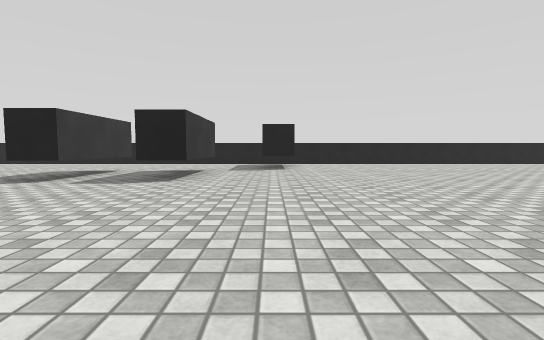
view 1 (above)

21 first-person views from a walk through a scene from a Unity 3-D project. The camera is 0.62 m above the floor, tilts 4° down and sees 85° across. The floor is counted in squares, 1 m on a side. Each view is taken from the middle of a square. On the plan, view 1 faces up. The plan holds only what a view shows up to about 9 squares ahead; the rest is blank. The place goes on beyond the plan. The player character is not drawn. Surface patterns are stand-ins for the level's own textures.

view 2
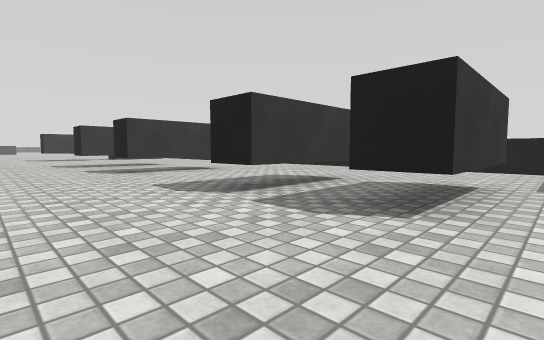

view 3
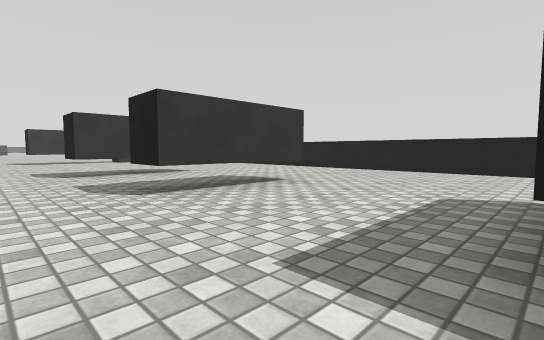

view 4
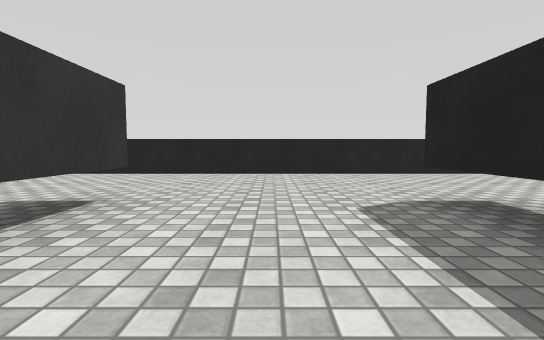

view 5
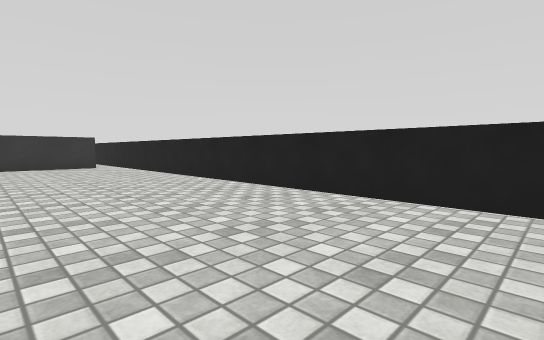

view 6
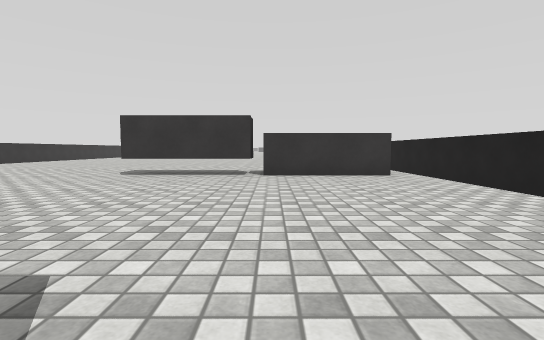

view 7
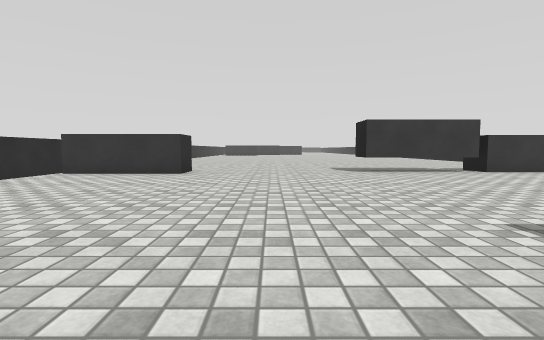

view 8
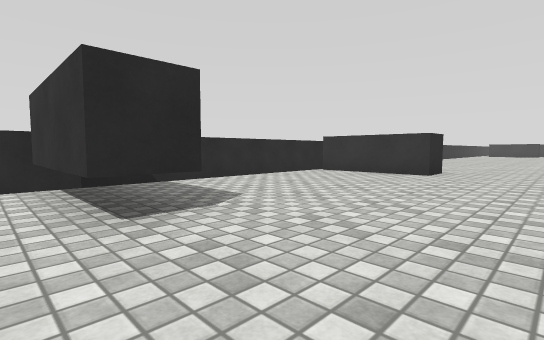

view 9
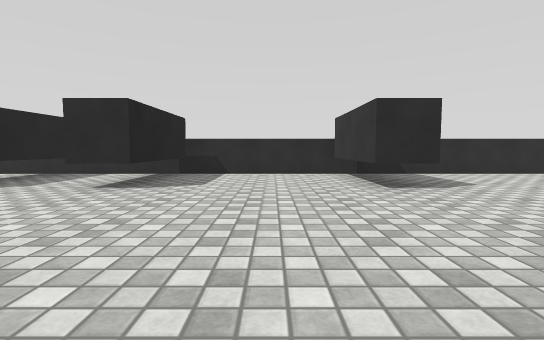

view 10
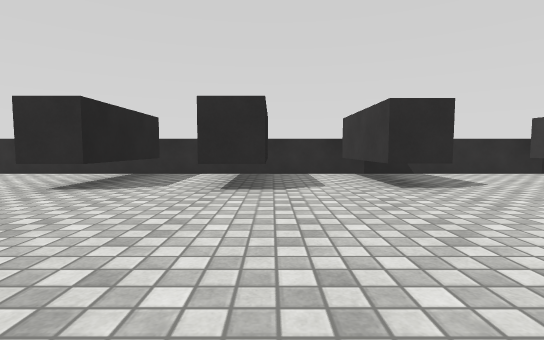

view 11
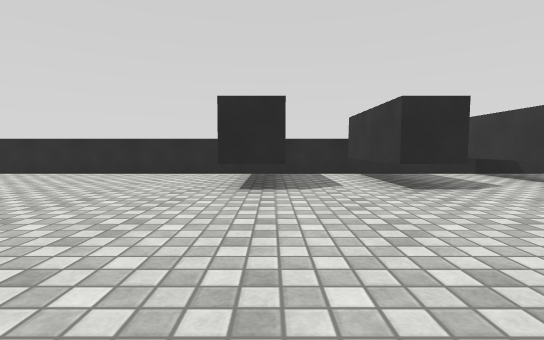

view 12
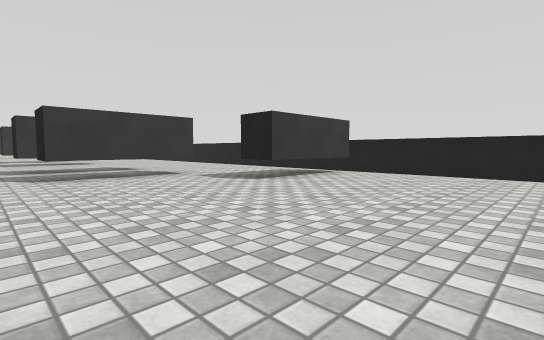

view 13
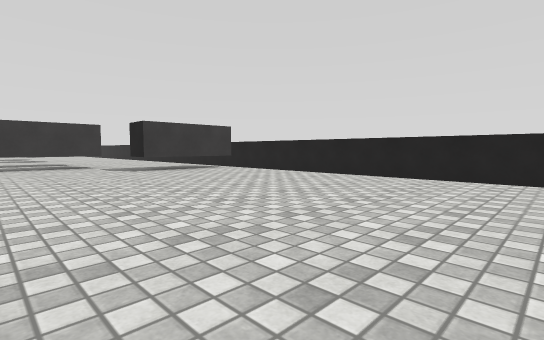

view 14
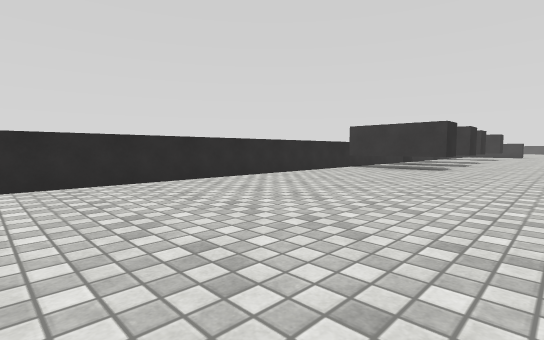

view 15
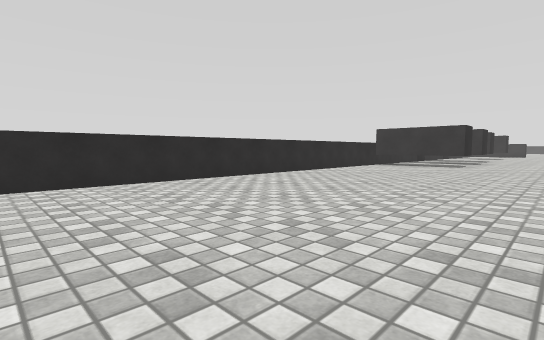

view 16
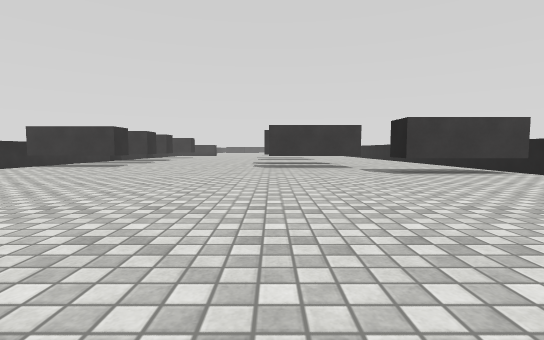

view 17
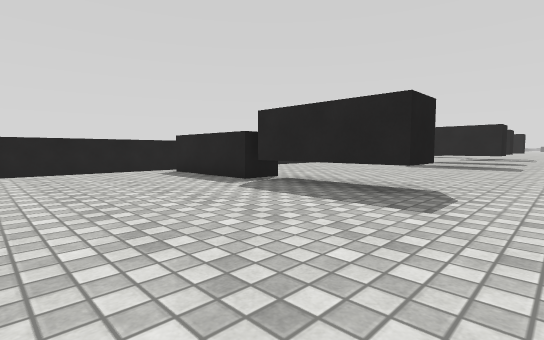

view 18
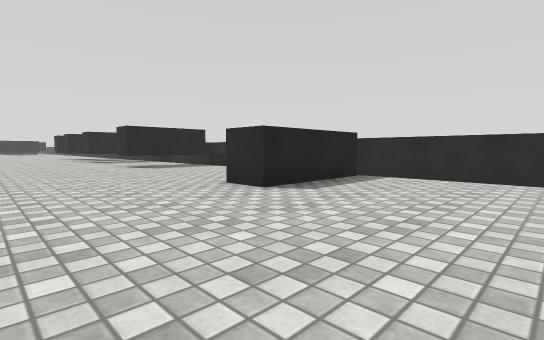

view 19
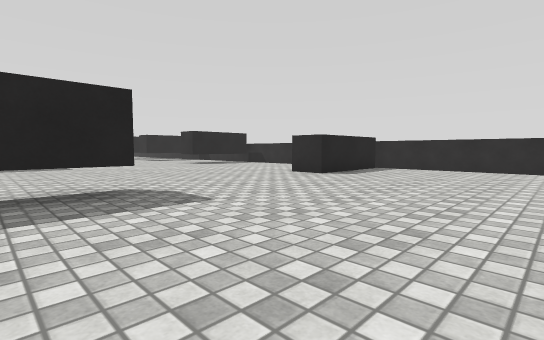

view 20
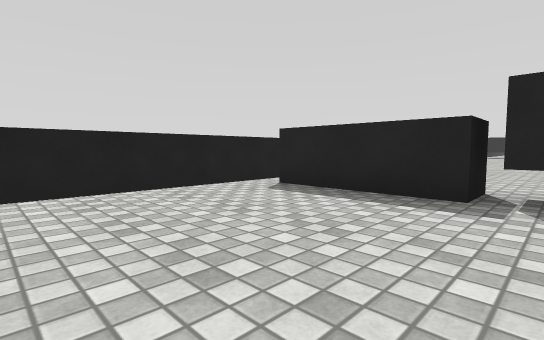

view 21
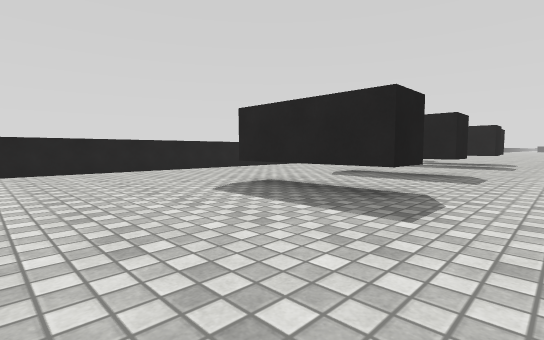

### Floor plan
Key: @ floor where view 1 was taken; # wall or solid block; . floor; T thing the floor can be seen under or through.
Columns run from 25 left of view 1 to 9 right of it. Each row starts with its distance up from view 1.
 13 ###################################
 12 ....##...................#.........
 11 ....##...................#.........
 10 ....##...................#.........
  9 ....#T.............................
  8 ....TT......T.. T...TT.#...........
  7 ....TT......T.. T...TT.#...........
  6 ....TT......T..TT...TT.#...........
  5 .................................
  4 ................................
  3 ...................................
  2 ...................................
  1 ...................................
  0 .....#......#...##.##.##.@.........
 -1 .....#......#...##.##.##...........
 -2 .....#......#...##.##.##...........
 -3 ###################################

Positions as (right, up) in squares from view 1, and headings:
1: (0, 0), facing up
2: (-1, 3), facing up-left
3: (-5, 4), facing up-left
4: (-7, 5), facing up
5: (-9, 9), facing up-left
6: (-13, 9), facing left
7: (-12, 3), facing left
8: (-12, 3), facing down-left
9: (-11, 5), facing down
10: (-6, 5), facing down
11: (-3, 5), facing down
12: (5, 5), facing up-left
13: (9, 6), facing up-left
14: (7, 3), facing down-left
15: (9, 3), facing down-left
16: (8, 6), facing left
17: (-25, 4), facing up-right
18: (-24, 4), facing down-right
19: (-25, 7), facing down-right
20: (-25, 8), facing up-right
21: (-17, 4), facing up-right
